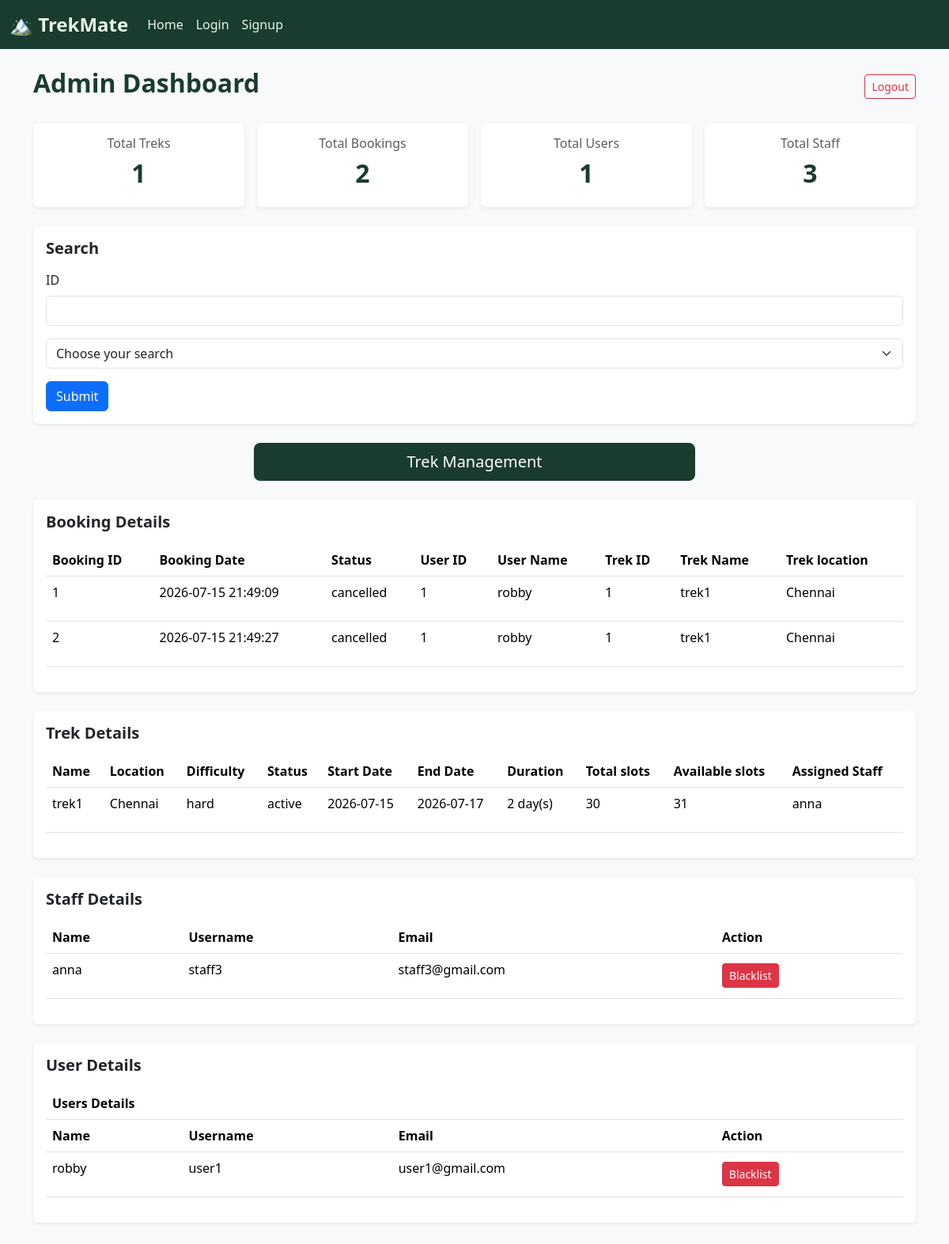
Page /admin (signed in) on the committed database.
### app.py (models this page shows, shortened)
class bookings(db.Model):
    _id = db.Column("id", db.Integer, primary_key = True)
    booking_date = db.Column("booking_date", default=datetime.now)
    status = db.Column("status", db.String)
    user_id = db.Column("user_id", db.Integer, db.ForeignKey('users.id'))
    trek_id = db.Column("trek_id", db.Integer, db.ForeignKey('treks.id'))
    booked_user = db.relationship('users', backref='bookings')
    booked_trek = db.relationship('treks', backref='bookings')

class users(db.Model):
    _id = db.Column("id", db.Integer, primary_key = True)
    name = db.Column("name", db.String(100))
    phone_no = db.Column("phone_no", db.Integer)
    email = db.Column("email", db.String(30), unique=True)
    username = db.Column("username", db.String(100), nullable=False, unique=True)
    password = db.Column("password", db.String(20), nullable=False)
    status = db.Column("status", db.String(20), default="active")                   #active, blacklisted

class treks(db.Model):
    _id = db.Column("id", db.Integer, primary_key = True)
    name = db.Column("name", db.String(100), nullable = False)
    location = db.Column("location", db.String(100), nullable = False)
    difficulty = db.Column("difficulty", db.String(100))
    status = db.Column("status", db.String(100), default="open")                #active, closed, completed
    start_date = db.Column("start_date", db.Date)
    end_date = db.Column("end_date", db.Date)
    duration = db.Column("duration", db.Integer)
    total_slots = db.Column("total_slots", db.Integer)
    available_slots = db.Column("available_slots", db.Integer)
    assigned_staff_id = db.Column("assigned_staff_id", db.Integer, db.ForeignKey('staffs.id'))

class staffs(db.Model):
    _id = db.Column("id", db.Integer, primary_key = True)
    name = db.Column("name", db.String(100))
    phone_no = db.Column("phone_no", db.Integer)
    email = db.Column("email", db.String(30), unique=True)
    username = db.Column("username", db.String(100), nullable=False, unique=True)
    password = db.Column("password", db.String(20), nullable=False)
    status = db.Column("status", db.String(20), default="pending")          #pending, active, rejected, blacklisted, assigned
    assigned_treks = db.relationship("treks", backref='staff_member')

### app.py (the view)
@app.route("/admin")
def admin_dashboard():                                  #Admin Dashboard
    if "admin" in session:
        all_treks = treks.query.all()
        total_active_treks = treks.query.filter_by(status="active").count()
        total_treks = treks.query.count()
        active_staff = staffs.query.filter(staffs.status.in_(["active", "assigned"])).all()
        total_staff = staffs.query.count()
        total_users = users.query.count()
        active_users = users.query.filter_by(status="active").all()
        all_bookings = bookings.query.all()
        total_bookings = bookings.query.count()
        pending_req = staffs.query.filter_by(status="pending").all()
        return render_template(
            "admin.html",
            pending_req=pending_req,
            active_staff=active_staff,
            active_users=active_users,
            all_bookings=all_bookings,
            all_treks = all_treks,
            total_staff=total_staff,
            total_active_treks=total_active_treks,
            total_treks=total_treks,
            total_bookings=total_bookings,
            total_users=total_users
        )
    else:
        return redirect(url_for("login"))

### templates/admin.html (shortened to what this page needs)
{% extends "base.html" %}
{% block content %}
    <div class="d-flex justify-content-between align-items-center mb-4">
        <h2 class="fw-bold" style="color:#1a3c2e;">Admin Dashboard</h2>
        <a href="{{ url_for('logout') }}" class="btn btn-outline-danger btn-sm">Logout</a>
    </div>
    <div class="row g-3 mb-4">
        <div class="col-md-3">
            <div class="card border-0 shadow-sm text-center p-3">
                <h6 class="text-muted">Total Treks</h6>
                <h2 class="fw-bold" style="color:#1a3c2e;">{{ total_treks }}</h2>
            </div>
        </div>
        <div class="col-md-3">
            <div class="card border-0 shadow-sm text-center p-3">
                <h6 class="text-muted">Total Bookings</h6>
                <h2 class="fw-bold" style="color:#1a3c2e;">{{ total_bookings }}</h2>
            </div>
        </div>
        <div class="col-md-3">
            <div class="card border-0 shadow-sm text-center p-3">
                <h6 class="text-muted">Total Users</h6>
                <h2 class="fw-bold" style="color:#1a3c2e;">{{ total_users }}</h2>
            </div>
        </div>
        <div class="col-md-3">
            <div class="card border-0 shadow-sm text-center p-3">
                <h6 class="text-muted">Total Staff</h6>
                <h2 class="fw-bold" style="color:#1a3c2e;">{{ total_staff }}</h2>
            </div>
        </div>
    </div>
    <div class="card border-0 shadow-sm mb-4 section-card">
        <div class="card-body">
            <h5 class="fw-bold mb-3">Search</h5>
            <div class="table-responsive">
                <form action="{{ url_for('admin_search') }}" method="POST">
                    <div class="mb-3">
                        <label for="id" class="form-label">ID</label>
                        <input type="number" class="form-control" id="id" name="id" required>
                    </div>
                    <div class="mb-3">
                        <select class="form-select" aria-label="Default select example" name="val" required>
                            <option value="" disabled selected>Choose your search</option>
                        </select>
                    </div>
                    <button type="submit" class="btn btn-primary">Submit</button>
                </form>
            </div>
        </div>
    </div>
    <div class="d-flex justify-content-center mb-4">
        <a href="{{ url_for('admin_trek_management') }}" class="btn btn-lg px-5 py-2 w-50" style="background-color:#1a3c2e; color:white;">
            Trek Management
        </a>
    </div>
    {% if all_bookings %}
        <div class="card border-0 shadow-sm mb-4 section-card">
            <div class="card-body">
                <h5 class="fw-bold mb-3">Booking Details</h5>
                <div class="table-responsive">
                    <table class="table table-hover align-middle">
                        <tr>
                            <th>Booking ID</th>
                            <th>Booking Date</th>
                            <th>Status</th>
                            <th>User ID</th>
                            <th>User Name</th>
                            <th>Trek ID</th>
                            <th>Trek Name</th>
                            <th>Trek location</th>
                        </tr>
                        {% for booking in all_bookings %}
                            <tr>
                                <td><p>{{ booking._id }}</p></td>
                                <td><p>{{ booking.booking_date.split('.')[0] }}</p></td>
                                <td><p>{{ booking.status }}</p></td>
                                <td><p>{{ booking.booked_user._id }}</p></td>
                                <td><p>{{ booking.booked_user.name }}</p></td>
                                <td><p>{{ booking.booked_trek._id }}</p></td>
                                <td><p>{{ booking.booked_trek.name }}</p></td>
                                <td><p>{{ booking.booked_trek.location }}</p></td>
                            </tr>
                        {% endfor %}
                    </table>
                </div>
            </div>
        </div>
    {% endif %}
    {% if all_treks %}
        <div class="card border-0 shadow-sm mb-4 section-card">
            <div class="card-body">
                <h5 class="fw-bold mb-3">Trek Details</h5>
                <div class="table-responsive">
                    <table class="table table-hover align-middle">
                        <tr>
                            <th>Name</th>
                            <th>Location</th>
                            <th>Difficulty</th>
                            <th>Status</th>
                            <th>Start Date</th>
                            <th>End Date</th>
                            <th>Duration</th>
                            <th>Total slots</th>
                            <th>Available slots</th>
                            <th>Assigned Staff</th>
                        </tr>
                        {% for trek in all_treks %}
                            <tr>
                                <td><p>{{ trek.name }}</p></td>
                                <td><p>{{ trek.location }}</p></td>
                                <td><p>{{ trek.difficulty }}</p></td>
                                <td><p>{{ trek.status }}</p></td>
                                <td><p>{{ trek.start_date }}</p></td>
                                <td><p>{{ trek.end_date }}</p></td>
                                <td><p>{{ trek.duration }} day(s)</p></td>
                                <td><p>{{ trek.total_slots }}</p></td>
                                <td><p>{{ trek.available_slots }}</p></td>
                                <td><p>{{ trek.staff_member.name }}</p></td>
                            </tr>
                        {% endfor %}
                    </table>
                </div>
            </div>
        </div>
    {% endif %}
    {% if active_staff %}
        <div class="card border-0 shadow-sm mb-4 section-card">
            <div class="card-body">
                <h5 class="fw-bold mb-3">Staff Details</h5>
                <div class="table-responsive">
                    <table class="table table-hover align-middle">
                        <tr>
                            <th>Name</th>
                            <th>Username</th>
                            <th>Email</th>
                            <th>Action</th>
                        </tr>
                        {% for a in active_staff %}
                            <tr>
                                <td><p>{{ a.name }}</p></td>
                                <td><p>{{ a.username }}</p></td>
                                <td><p>{{ a.email }}</p></td>
                                <td>
                                    <form method="POST" action="{{ url_for('staff_blacklist', staff_id=a._id) }}">
                                        <button type="submit" class="btn btn-danger btn-sm">Blacklist</button>
                                    </form>
                                </td>
                            </tr>
                        {% endfor %}
                    </table>
                </div>
            </div>
        </div>
    {% endif %}
    {% if active_users %}
        <div class="card border-0 shadow-sm mb-4 section-card">
            <div class="card-body">
                <h5 class="fw-bold mb-3">User Details</h5>
                <div class="table-responsive">
                    <table class="table table-hover align-middle">
                        <th colspan="4">Users Details</th>
                        <tr>
                            <th>Name</th>
                            <th>Username</th>
                            <th>Email</th>
                            <th>Action</th>
                        </tr>
                        {% for a in active_users %}
                            <tr>
                                <td><p>{{ a.name }}</p></td>
                                <td><p>{{ a.username }}</p></td>
                                <td><p>{{ a.email }}</p></td>
                                <td>
                                    <form method="POST" action="{{ url_for('user_blacklist', user_id=a._id) }}">
                                        <button type="submit" class="btn btn-danger btn-sm">Blacklist</button>
                                    </form>
                                </td>
                            </tr>
                        {% endfor %}
                    </table>
                </div>
            </div>
        </div>
    {% endif %}
{% endblock %}

### templates/base.html (shortened to what this page needs)
<!DOCTYPE html>
<html>
    <head>
        <link href="https://cdn.jsdelivr.net/npm/bootstrap@5.3.8/dist/css/bootstrap.min.css" rel="stylesheet">
    </head>
    <body>
        <nav class="navbar navbar-expand-lg bg-body-tertiary">
            <div class="container-fluid">
                <a class="navbar-brand fw-bold fs-4" href="{{ url_for('home') }}">🏔 TrekMate</a>
                <div class="collapse navbar-collapse" id="navbarSupportedContent">
                <ul class="navbar-nav me-auto mb-2 mb-lg-0">
                    <li class="nav-item">
                    <a class="nav-link active" aria-current="page" href="{{url_for('home')}}">Home</a>
                    </li>
                    <li class="nav-item">
                    <a class="nav-link" href="{{url_for('login')}}">Login</a>
                    </li>
                    <li class="nav-item">
                    <a class="nav-link" href="{{url_for('signup')}}">Signup</a>
                    </li>
                </ul>
                </div>
            </div>
        </nav>
        <div class="container py-4">
            {% block content %}
            {% endblock %}
        </div>
    </body>
</html>

### templates/base.html (style rules this page uses)
body { background-color: #f8f9fa; }
.navbar { background-color: #1a3c2e !important; }
.navbar-brand, .nav-link { color: #e8f5e9 !important; }
.section-card { border-left: 4px solid #1a3c2e; }

### rows in the picture
bookings: _id "1", booking_date "2026-07-15 21:49:09", status "cancelled", booked_user._id "1", booked_user.name "robby", booked_trek._id "1", booked_trek.name "trek1", booked_trek.location "Chennai"
bookings: _id "2", booking_date "2026-07-15 21:49:27", status "cancelled", booked_user._id "1", booked_user.name "robby", booked_trek._id "1", booked_trek.name "trek1", booked_trek.location "Chennai"
treks: name "trek1", location "Chennai", difficulty "hard", status "active", start_date "2026-07-15", end_date "2026-07-17", duration "2", total_slots "30", available_slots "31", staff_member.name "anna"
staffs: name "anna", username "staff3", email "staff3@gmail.com"
users: name "robby", username "user1", email "user1@gmail.com"

### other values in the picture
{{ total_treks }} "1"
{{ total_bookings }} "2"
{{ total_users }} "1"
{{ total_staff }} "3"
